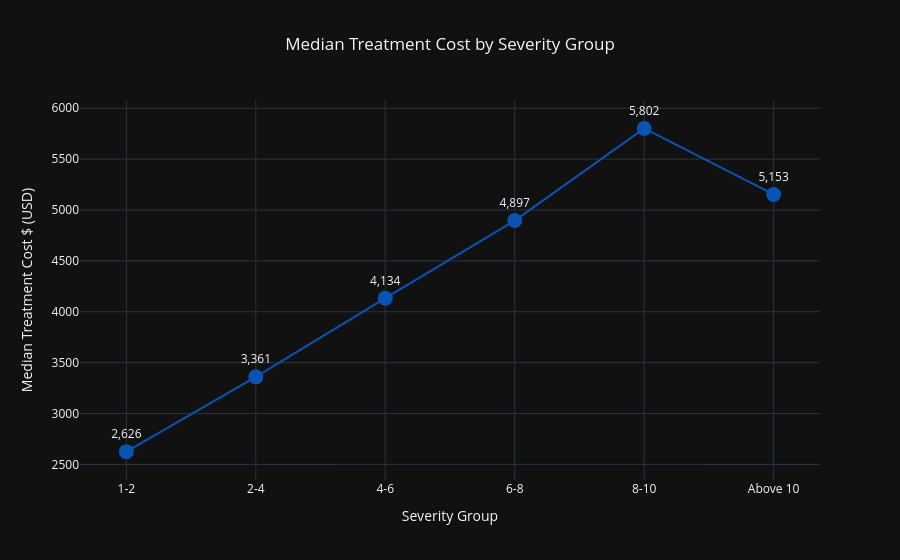

The cell this chart's notebook holds for it:
### Code cell
fig = px.line(
    summary, x = 'Severity_Group', y = 'Median_Cost', markers = True, title = 'Median Treatment Cost by Severity Group',
    text = 'Median_Cost'
)

fig.update_traces(
    line = dict(color = '#0953B3', width = 2) ,
    texttemplate = '%{text:,.0f}', marker = dict (size = 15 ) ,
    textposition = 'top center'
)

fig.update_layout(
    template = 'plotly_dark', title_x = 0.5,
    xaxis_title = 'Severity Group', yaxis_title = 'Median Treatment Cost $ (USD)'
)

fig.show()

### Figure 1 — Plotly figure (JSON) as saved in the notebook; plotly's stock layout.template omitted (floating-point values rounded to 4 significant figures)
{"data": [{"hovertemplate": "Severity_Group=%{x}<br>Median_Cost=%{text}<extra></extra>", "legendgroup": "", "line": {"color": "#0953B3", "dash": "solid", "width": 2}, "marker": {"size": 15, "symbol": "circle"}, "mode": "lines+markers+text", "name": "", "orientation": "v", "showlegend": false, "text": [2626.0, 3361.0, 4134.0, 4897.0, 5802.0, 5153.0], "textposition": "top center", "texttemplate": "%{text:,.0f}", "type": "scatter", "x": ["1-2", "2-4", "4-6", "6-8", "8-10", "Above 10"], "xaxis": "x", "y": [2626.0, 3361.0, 4134.0, 4897.0, 5802.0, 5153.0], "yaxis": "y"}], "layout": {"legend": {"tracegroupgap": 0}, "title": {"text": "Median Treatment Cost by Severity Group", "x": 0.5}, "xaxis": {"anchor": "y", "domain": [0, 1], "title": {"text": "Severity Group"}}, "yaxis": {"anchor": "x", "domain": [0, 1], "title": {"text": "Median Treatment Cost $ (USD)"}}}}
